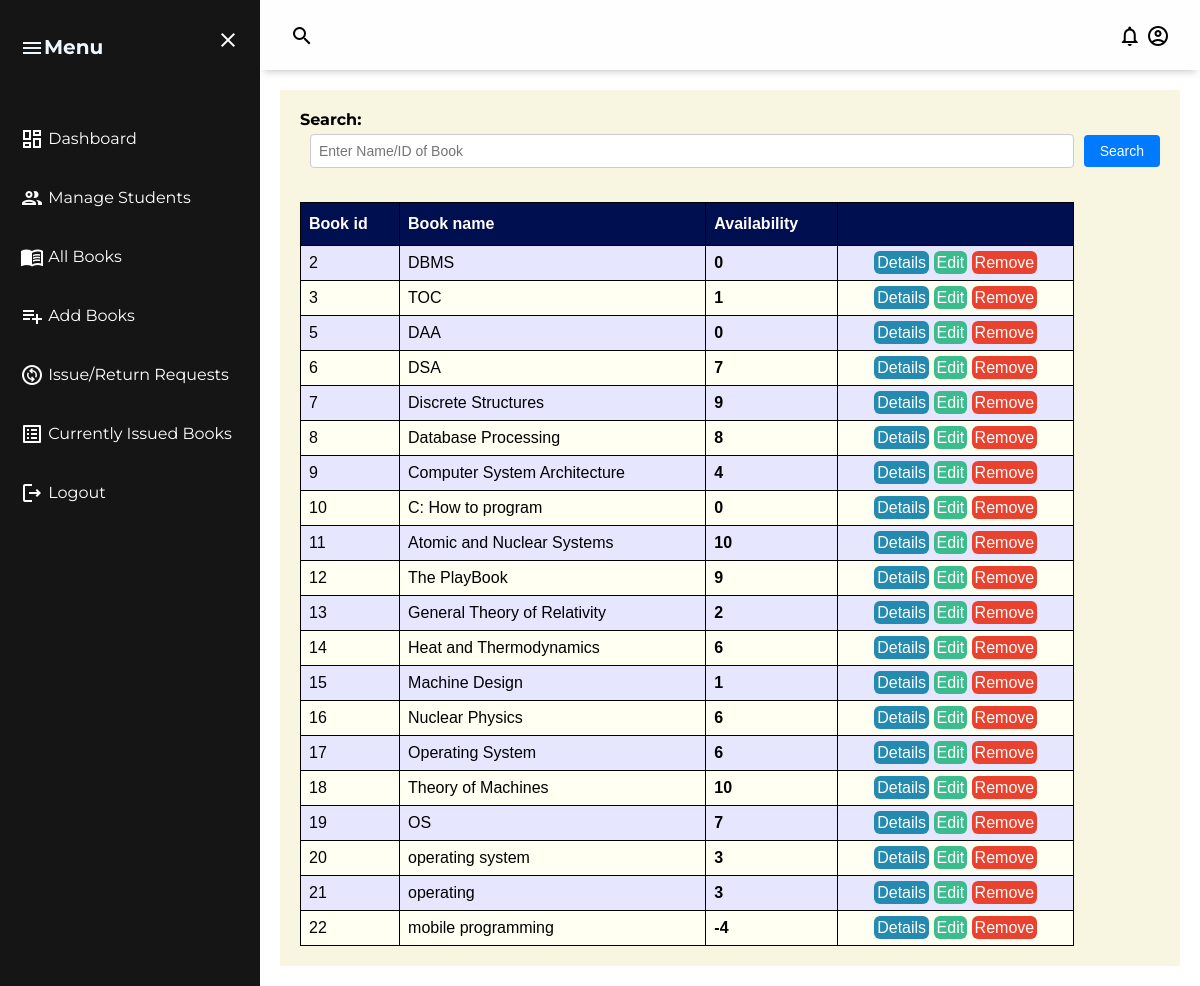
/admin/book.php (signed in), run on the app's committed database.
### tables this page shows
CREATE TABLE `book` (
  `BookId` int(10) NOT NULL,
  `Title` varchar(50) DEFAULT NULL,
  `Publisher` varchar(50) DEFAULT NULL,
  `Year` varchar(50) DEFAULT NULL,
  `Availability` int(5) DEFAULT NULL
);

### admin/book.php (the view, shortened to what this page needs)
<?php
require('dbconn.php');
?>
<!DOCTYPE html>
<html lang="en">
<head>
    <link rel="stylesheet" type="text/css" href="../css/style.css">
</head>
<body>
<div class="grid-container">
    <header class="header">
            <div class="header-left">
                <span class="material-icons-outlined">search</span>
            </div>
            <div class="header-right">
                <a href="message.php" class="up-icon"><span class="material-icons-outlined">notifications</span></a>
                <a href="edit_admin_detail.php" class="up-icon"><span class="material-icons-outlined">account_circle</span></a>
            </div>
        </header>
    <aside id="sidebar">
        <div class="sidebar-title">
            <div class="sidebar-brand">
                <span class="material-icons-outlined">menu</span>Menu
            </div>
            <a href=""><span class="material-icons-outlined" onclick="closeSidebar()">close</span></a>
        </div>
        <ul class="sidebar-list">
            <li class="sidebar-list-items">
                <a href="dashboard.php"><span class="material-icons-outlined">dashboard</span> Dashboard </a>
            </li>
            <li class="sidebar-list-items">
                <a href="student.php"><span class="material-icons-outlined">group</span> Manage Students</a>
            </li>
            <li class="sidebar-list-items">
                <a href="book.php"><span class="material-icons-outlined">menu_book</span> All Books</a>
            </li>
            <li class="sidebar-list-items">
                <a href="addbook.php"><span class="material-icons-outlined">playlist_add</span> Add Books</a>
            </li>
            <li class="sidebar-list-items">
                <a href="issue_requests.php"><span class="material-icons-outlined">change_circle</span> Issue/Return Requests</a>
            </li>
            <li class="sidebar-list-items">
                <a href="current.php"><span class="material-icons-outlined">list_alt</span> Currently Issued Books</a>
            </li>
            <li class="sidebar-list-items">
                <a href="logout.php"><span class="material-icons-outlined">logout</span> Logout </a>
            </li>
        </ul>
    </aside>
    <main class="main-container">
    <div class="span9">
                  <form class="form-horizontal row-fluid" action="book.php" method="post">
                                        <div class="control-group">
                                            <label class="control-label" for="Search"><b>Search:</b></label>
                                            <div class="controls">
                                                <input type="text" id="title" name="title" placeholder="Enter Name/ID of Book" class="span8" required>
                                                <button type="submit" name="submit"class="btn">Search</button>
                                            </div>
                                        </div>
                                    </form>
                                    <br>
                                    <?php
                                    if(isset($_POST['submit']))
                                        {$s=$_POST['title'];
                                            $sql="select * from LMS.book where BookId='$s' or Title like '%$s%'";
                                        }
                                    else
                                        $sql="select * from LMS.book";
                                    $result=$conn->query($sql);
                                    $rowcount=mysqli_num_rows($result);
                                    if(!($rowcount))
                                        echo "<br><center><h2><b><i>No Results</i></b></h2></center>";
                                    else
                                    {
                                    ?>
                        <table class="table" id = "tables">
                                  <thead>
                                    <tr>
                                      <th>Book id</th>
                                      <th>Book name</th>
                                      <th>Availability</th>
                                      <th></th>
                                    </tr>
                                  </thead>
                                  <tbody>
                                    <?php
                            while($row=$result->fetch_assoc())
                            {
                                $bookid=$row['BookId'];
                                $name=$row['Title'];
                                $avail=$row['Availability'];
                            ?>
                                    <tr>
                                      <td><?php echo $bookid ?></td>
                                      <td><?php echo $name ?></td>
                                      <td><b><?php echo $avail ?></b></td>
                                        <td><center>
                                            <a href="bookdetails.php?id=<?php echo $bookid; ?>" class="btn btn-primary">Details</a>
                                            <a href="edit_book_details.php?id=<?php echo $bookid; ?>" class="btn btn-success">Edit</a>
                                            <a href="remove_book.php?id=<?php echo $bookid; ?>" class="btn btn-danger">Remove</a>
                                        </center></td>
                                    </tr>
                               <?php }} ?>
                               </tbody>
                                </table>
                            </div>
    </main>
</div>
</body>
</html>

### css/style.css (style rules this page uses)
body { font-family: "Montserrat", sans-serif; }
* { margin: 0px; padding: 0; }
.up-icon .material-icons-outlined { color: black; }
.material-icons-outlined { vertical-align: middle; line-height: 1px; }
.grid-container { display:grid; grid-template-columns: 260px 1fr 1fr 1fr; grid-template-rows: 0.2fr 3fr; grid-template-areas: "sidebar header header header" "sidebar main main main"; height: 100vh; }
.grid-container a:link, a:visited { text-decoration: none; color: white; }
.header { grid-area: header; height: 70px; background-color: #fefefe; display: flex; align-items: center; justify-content: space-between; margin: 0px; padding: 0 30px 0 30px; box-shadow: 0px 6px 7px -4px rgba(0, 0, 0, 0.2); }
#sidebar { grid-area:sidebar ; height: 100%; padding-left: 0px; background-color: rgb(21, 21, 21); color: aliceblue; overflow-y: auto; -webkit-transition: all 0.5s; transition: all 0.5s; padding:0px; margin: 0px; }
.sidebar-title { display: flex; justify-content: space-between; align-items: center; padding: 20px 20px 20px 20px; margin-bottom: 30px; }
.material-icons-outlined { cursor: pointer; }
.sidebar-brand { margin-top: 15px; font-size: 20px; font-weight: 700; }
.sidebar-list { padding: 0; margin-top: 15px; list-style-type: none; }
.sidebar-list-items { padding: 20px 20px 20px 20px; }
.main-container { grid-area:main; background-color:rgba(235, 226, 168, 0.34); overflow-y: auto; padding: 20px; margin: 20px; }
#tables { font-family:sans-serif; border-collapse: collapse; width: 90%; }
#tables td, #tables th { border: 1px solid #000000; padding: 8px; }
.btn-primary { color: #fff; background-color: #248aaf; border-color: #20799a; padding: 3px; border-radius: 6px; }
.btn-success { color: #fff; background-color: #3cbc8d; border-color: #36a97f; padding: 3px; border-radius: 6px; }
.btn-danger { color: #fff; background-color: #e9422e; border-color: #e52e18; padding: 3px; border-radius: 6px; }
#tables tr:nth-child(even) { background-color: #fffff2; }
#tables tr:nth-child(odd) { background-color: #e6e6ff; }
#tables th { padding-top: 12px; padding-bottom: 12px; text-align: left; background-color: #000F50; color: white; }
.table { margin-bottom: 0; }
.table th, .table td { border-color:black!important; }
.control-group { margin-bottom: 15px; }
.control-group .control-label { font-size: 16px; font-weight: bold; margin-bottom: 5px; display: block; }
.control-group .controls { display: flex; align-items: center; }
.control-group .controls input[type="text"] { flex: 1; padding: 8px; border: 1px solid #ccc; border-radius: 4px; font-size: 14px; margin-right: 10px; margin-left: 10px; }
.control-group .controls .btn { padding: 8px 16px; background-color: #007bff; color: #fff; border: none; border-radius: 4px; font-size: 14px; cursor: pointer; }

### data on the page
book: BookId "2", Title "DBMS", Availability "0"
book: BookId "3", Title "TOC", Availability "1"
book: BookId "5", Title "DAA", Availability "0"
book: BookId "6", Title "DSA", Availability "7"
book: BookId "7", Title "Discrete Structures", Availability "9"
book: BookId "8", Title "Database Processing", Availability "8"
book: BookId "9", Title "Computer System Architecture", Availability "4"
book: BookId "10", Title "C: How to program", Availability "0"
book: BookId "11", Title "Atomic and Nuclear Systems", Availability "10"
book: BookId "12", Title "The PlayBook", Availability "9"
book: BookId "13", Title "General Theory of Relativity", Availability "2"
book: BookId "14", Title "Heat and Thermodynamics", Availability "6"
book: BookId "15", Title "Machine Design", Availability "1"
book: BookId "16", Title "Nuclear Physics", Availability "6"
book: BookId "17", Title "Operating System", Availability "6"
book: BookId "18", Title "Theory of Machines", Availability "10"
book: BookId "19", Title "OS", Availability "7"
book: BookId "20", Title "operating system", Availability "3"
book: BookId "21", Title "operating", Availability "3"
book: BookId "22", Title "mobile programming", Availability "-4"
